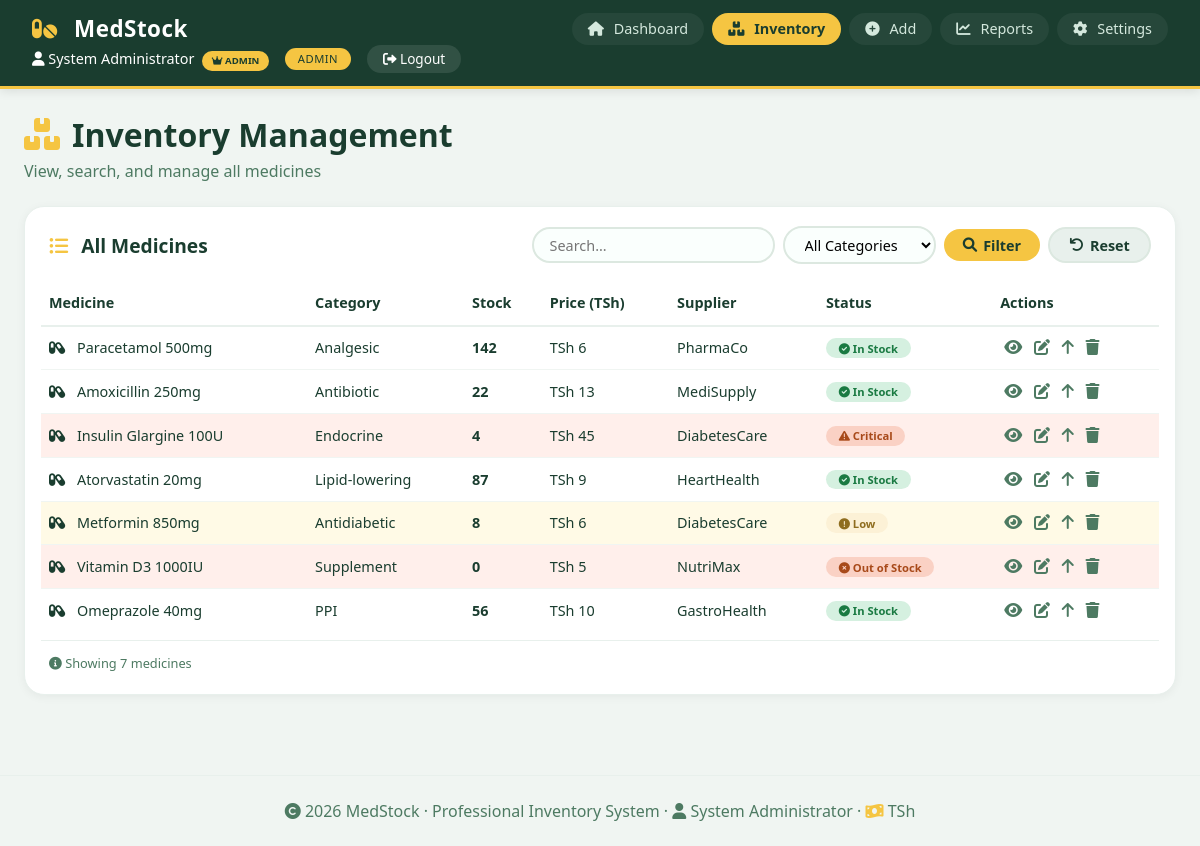
The app's page /index4.php?page=inventory (signed in) with its own data.
### tables this page shows
CREATE TABLE IF NOT EXISTS medicines (
    id INT AUTO_INCREMENT PRIMARY KEY,
    name VARCHAR(200) NOT NULL,
    category VARCHAR(100) NOT NULL,
    stock INT NOT NULL DEFAULT 0,
    unit VARCHAR(20) DEFAULT 'units',
    price DECIMAL(10,2) DEFAULT 0.00,
    expiry_date DATE NULL,
    supplier VARCHAR(200),
    reorder_level INT DEFAULT 10,
    critical_level INT DEFAULT 5,
    created_by INT,
    created_at TIMESTAMP DEFAULT CURRENT_TIMESTAMP,
    updated_at TIMESTAMP DEFAULT CURRENT_TIMESTAMP ON UPDATE CURRENT_TIMESTAMP,
    FOREIGN KEY (created_by) REFERENCES users(id) ON DELETE SET NULL,
    INDEX idx_name (name),
    INDEX idx_category (category),
    INDEX idx_stock (stock)
);

### index4.php (the view, shortened to what this page needs)
<?php
class Database {
    private static $instance = null;
    private $conn;
    private function __construct() {
        try {
            $this->conn = new PDO(
                "mysql:host=" . DB_HOST . ";dbname=" . DB_NAME . ";charset=utf8mb4",
                DB_USER,
                DB_PASS,
                [
                    PDO::ATTR_ERRMODE => PDO::ERRMODE_EXCEPTION,
                    PDO::ATTR_DEFAULT_FETCH_MODE => PDO::FETCH_ASSOC,
                    PDO::ATTR_EMULATE_PREPARES => false
                ]
            );
        } catch (PDOException $e) {
            die("Database connection failed: " . $e->getMessage() .
                "<br><br>Please ensure MySQL is running and the database exists.<br>
                Run the database.sql file to create the database structure.");
        }
    }
    public static function getInstance() {
        if (self::$instance === null) {
            self::$instance = new self();
        }
        return self::$instance;
    }
    public function prepare($sql) {
        return $this->conn->prepare($sql);
    }
}
class SessionManager {
    public static function get($key, $default = null) {
        return $_SESSION[$key] ?? $default;
    }
    public static function has($key) {
        return isset($_SESSION[$key]);
    }
    public static function isLoggedIn() {
        return self::has('user_id');
    }
    public static function getUser() {
        return self::get('user');
    }
    public static function getUserRole() {
        return self::get('user_role');
    }
    public static function isAdmin() {
        return self::getUserRole() === 'admin';
    }
}
class Inventory {
    public static function getAll($search = '', $category = '') {
        try {
            $db = Database::getInstance();
            $sql = "SELECT * FROM medicines WHERE 1=1";
            $params = [];
            $sql .= " ORDER BY created_at DESC";
            $stmt = $db->prepare($sql);
            $stmt->execute($params);
            return $stmt->fetchAll();
        } catch (PDOException $e) {
            return [];
        }
    }
    public static function getStatus($stock) {
        if ($stock <= 0) return ['label' => 'Out of Stock', 'class' => 'danger', 'icon' => 'fa-times-circle'];
        if ($stock <= 5) return ['label' => 'Critical', 'class' => 'danger', 'icon' => 'fa-exclamation-triangle'];
        if ($stock <= 10) return ['label' => 'Low', 'class' => 'warning', 'icon' => 'fa-exclamation-circle'];
        return ['label' => 'In Stock', 'class' => 'success', 'icon' => 'fa-check-circle'];
    }
}
$page = $_GET['page'] ?? 'dashboard';
$medicines = [];
$user = SessionManager::getUser();
$is_admin = SessionManager::isAdmin();
if (SessionManager::isLoggedIn()) {
    $search = $_GET['search'] ?? '';
    $category_filter = $_GET['category'] ?? '';
    $medicines = Inventory::getAll($search, $category_filter);
}
?>
<!DOCTYPE html>
<html lang="en">
<head>
    <link rel="stylesheet" href="https://cdnjs.cloudflare.com/ajax/libs/font-awesome/6.0.0-beta3/css/all.min.css">
</head>
<body>
<nav class="navbar">
    <div class="logo">
        <i class="fas fa-pills"></i> MedStock
    </div>
    <?php if (SessionManager::isLoggedIn()): ?>
    <div class="nav-links">
        <a href="?page=dashboard" class="<?php echo $page == 'dashboard' ? 'active' : ''; ?>">
            <i class="fas fa-home"></i> Dashboard
        </a>
        <a href="?page=inventory" class="<?php echo $page == 'inventory' ? 'active' : ''; ?>">
            <i class="fas fa-boxes"></i> Inventory
        </a>
        <?php if ($is_admin): ?>
        <a href="?page=add" class="<?php echo $page == 'add' ? 'active' : ''; ?>">
            <i class="fas fa-plus-circle"></i> Add
        </a>
        <?php endif; ?>
        <a href="?page=reports" class="<?php echo $page == 'reports' ? 'active' : ''; ?>">
            <i class="fas fa-chart-line"></i> Reports
        </a>
        <a href="?page=settings" class="<?php echo $page == 'settings' ? 'active' : ''; ?>">
            <i class="fas fa-cog"></i> Settings
        </a>
    </div>
    <div class="user-section">
        <span class="user-name">
            <i class="fas fa-user"></i> <?php echo htmlspecialchars($user['full_name'] ?? $user['username'] ?? ''); ?>
            <?php if ($is_admin): ?>
            <span class="admin-badge"><i class="fas fa-crown"></i> Admin</span>
            <?php endif; ?>
        </span>
        <span class="user-role <?php echo $is_admin ? 'admin' : ''; ?>">
            <?php echo strtoupper(htmlspecialchars($user['role'] ?? 'staff')); ?>
        </span>
        <form method="POST" style="display:inline;">
            <button type="submit" name="logout" class="logout-btn">
                <i class="fas fa-sign-out-alt"></i> Logout
            </button>
        </form>
    </div>
    <?php endif; ?>
</nav>
<div class="container">
    <?php if ($page == 'inventory' && SessionManager::isLoggedIn()): ?>
    <div class="page-header">
        <h1><i class="fas fa-boxes"></i> Inventory Management</h1>
        <p>View, search, and manage all medicines</p>
    </div>
    <div class="table-wrapper">
        <div class="table-header">
            <h2><i class="fas fa-list-ul"></i> All Medicines</h2>
            <div class="filter-group">
                <input type="text" id="inventorySearch" placeholder="Search..." value="<?php echo htmlspecialchars($search); ?>">
                <select id="categoryFilter">
                    <option value="">All Categories</option>
                </select>
                <button onclick="applyFilters()"><i class="fas fa-search"></i> Filter</button>
                <button onclick="clearFilters()" class="btn btn-secondary" style="background:#e8f0ec; border:2px solid #dce8e0;">
                    <i class="fas fa-undo"></i> Reset
                </button>
            </div>
        </div>
        <table>
            <thead>
                <tr>
                    <th>Medicine</th>
                    <th>Category</th>
                    <th>Stock</th>
                    <th>Price (TSh)</th>
                    <th>Supplier</th>
                    <th>Status</th>
                    <th>Actions</th>
                </tr>
            </thead>
            <tbody>
                <?php if (!empty($medicines)): ?>
                <?php foreach ($medicines as $item):
                    $status = Inventory::getStatus($item['stock']);
                    $rowClass = $status['class'] == 'danger' ? 'row-critical' : ($status['class'] == 'warning' ? 'row-low' : '');
                ?>
                <tr class="<?php echo $rowClass; ?>" data-id="<?php echo $item['id']; ?>">
                    <td><i class="fas fa-capsules" style="color:#1a3d2f; margin-right:8px;"></i> <?php echo htmlspecialchars($item['name']); ?></td>
                    <td><?php echo htmlspecialchars($item['category']); ?></td>
                    <td><strong><?php echo $item['stock']; ?></strong></td>
                    <td>TSh <?php echo number_format($item['price'] ?? 0, 0); ?></td>
                    <td><?php echo htmlspecialchars($item['supplier'] ?? '-'); ?></td>
                    <td><span class="status-badge <?php echo $status['class']; ?>"><i class="fas <?php echo $status['icon']; ?>"></i> <?php echo $status['label']; ?></span></td>
                    <td class="action-icons">
                        <i class="fas fa-eye" onclick="viewMedicine(<?php echo $item['id']; ?>)" title="View"></i>
                        <?php if ($is_admin): ?>
                        <i class="fas fa-edit" onclick="editMedicine(<?php echo $item['id']; ?>)" title="Edit"></i>
                        <i class="fas fa-arrow-up" onclick="restockMedicine(<?php echo $item['id']; ?>)" title="Restock"></i>
                        <i class="fas fa-trash danger" onclick="deleteMedicine(<?php echo $item['id']; ?>)" title="Delete"></i>
                        <?php else: ?>
                        <i class="fas fa-edit disabled" title="Only Admin can edit"></i>
                        <i class="fas fa-arrow-up disabled" title="Only Admin can restock"></i>
                        <i class="fas fa-trash danger disabled" title="Only Admin can delete"></i>
                        <?php endif; ?>
                    </td>
                </tr>
                <?php endforeach; ?>
                <?php endif; ?>
            </tbody>
        </table>
        <div style="padding: 0.8rem 0.5rem 0.2rem; color:#4d7a62; font-size:0.8rem; border-top: 1px solid #e8f0ec; margin-top:0.5rem;">
            <i class="fas fa-circle-info"></i> Showing <?php echo count($medicines); ?> medicines
        </div>
    </div>
    <?php endif; ?>
</div>
<div style="text-align:center; padding:1.5rem; color:#4d7a62; border-top:1px solid #e8f0ec; margin-top:2rem;">
    <i class="fas fa-copyright"></i> 2026 MedStock · Professional Inventory System
    <?php if (SessionManager::isLoggedIn()): ?>
    · <i class="fas fa-user"></i> <?php echo htmlspecialchars($user['full_name'] ?? $user['username'] ?? ''); ?>
    <?php endif; ?>
    · <i class="fas fa-money-bill-wave" style="color:#f5c542;"></i> TSh
</div>
</body>
</html>

### index4.php (style rules this page uses)
* { margin: 0; padding: 0; box-sizing: border-box; font-family: 'Segoe UI', Roboto, system-ui, sans-serif; }
body { background: #f0f5f2; min-height: 100vh; display: flex; flex-direction: column; }
.navbar { background: #1a3d2f; color: white; padding: 0.8rem 2rem; display: flex; flex-wrap: wrap; align-items: center; justify-content: space-between; box-shadow: 0 2px 10px rgba(0,0,0,0.1); border-bottom: 3px solid #f5c542; position: sticky; top: 0; z-index: 1000; }
.logo { font-size: 1.4rem; font-weight: 700; letter-spacing: 0.5px; }
.logo i { color: #f5c542; margin-right: 10px; }
.nav-links { display: flex; gap: 0.5rem; flex-wrap: wrap; align-items: center; }
.nav-links a { color: #d4e8dd; text-decoration: none; font-weight: 500; padding: 0.4rem 1rem; border-radius: 25px; transition: 0.2s; font-size: 0.9rem; background: rgba(255,255,255,0.05); }
.nav-links a i { margin-right: 6px; }
.nav-links a.active { background: #f5c542; color: #1a3d2f; font-weight: 600; }
.user-section { display: flex; align-items: center; gap: 1rem; color: #d4e8dd; font-size: 0.9rem; flex-wrap: wrap; }
.user-section .user-name { font-weight: 500; color: white; }
.user-section .user-role { background: rgba(245,197,66,0.2); padding: 0.2rem 0.8rem; border-radius: 20px; font-size: 0.7rem; text-transform: uppercase; letter-spacing: 0.5px; }
.user-section .user-role.admin { background: #f5c542; color: #1a3d2f; }
.logout-btn { background: rgba(255,255,255,0.1); color: white; border: none; padding: 0.3rem 1rem; border-radius: 20px; cursor: pointer; transition: 0.2s; font-size: 0.85rem; }
.admin-badge { background: #f5c542; color: #1a3d2f; padding: 0.2rem 0.6rem; border-radius: 12px; font-size: 0.6rem; font-weight: 700; text-transform: uppercase; margin-left: 4px; }
.container { max-width: 1400px; margin: 1.5rem auto; padding: 0 1.5rem; flex: 1; width: 100%; }
.page-header { margin-bottom: 1.5rem; }
.page-header h1 { font-size: 2rem; font-weight: 600; color: #1a3d2f; display: flex; align-items: center; gap: 12px; }
.page-header h1 i { color: #f5c542; }
.page-header p { color: #4d7a62; margin-top: 4px; }
.table-wrapper { background: white; border-radius: 20px; padding: 1.2rem 1rem; box-shadow: 0 2px 10px rgba(0,0,0,0.05); border: 1px solid #e8f0ec; overflow-x: auto; margin-bottom: 1.5rem; }
.table-header { display: flex; justify-content: space-between; align-items: center; padding: 0 0.5rem 1rem 0.5rem; flex-wrap: wrap; gap: 1rem; }
.table-header h2 { font-size: 1.2rem; color: #1a3d2f; }
.table-header h2 i { color: #f5c542; margin-right: 8px; }
.filter-group { display: flex; gap: 8px; align-items: center; flex-wrap: wrap; }
.filter-group input, .filter-group select { padding: 0.4rem 1rem; border: 2px solid #dce8e0; border-radius: 25px; background: #fafffd; font-size: 0.9rem; outline: none; transition: 0.2s; }
.filter-group button { background: #f5c542; border: none; color: #1a3d2f; padding: 0.4rem 1.2rem; border-radius: 25px; font-weight: 600; cursor: pointer; transition: 0.2s; font-size: 0.9rem; display: flex; align-items: center; gap: 6px; }
table { width: 100%; border-collapse: collapse; font-size: 0.9rem; }
th { text-align: left; padding: 0.8rem 0.5rem; color: #1a3d2f; font-weight: 600; border-bottom: 2px solid #e8f0ec; }
td { padding: 0.7rem 0.5rem; border-bottom: 1px solid #f0f5f2; color: #1a3d2f; }
tr:last-child td { border-bottom: none; }
.status-badge { display: inline-block; padding: 0.15rem 0.8rem; border-radius: 20px; font-size: 0.7rem; font-weight: 600; }
.status-badge.success { background: #d5f0e0; color: #1a7a42; }
.status-badge.warning { background: #fcf1d6; color: #8f6d1f; }
.status-badge.danger { background: #fad1c4; color: #a84a1a; }
.action-icons i { margin: 0 4px; color: #4d7a62; cursor: pointer; transition: 0.15s; font-size: 1rem; }
.row-low { background-color: #fffae6; }
.row-critical { background-color: #ffefeb; }
.btn { padding: 0.6rem 1.8rem; border-radius: 25px; border: none; font-weight: 600; cursor: pointer; transition: 0.2s; font-size: 0.9rem; display: inline-flex; align-items: center; gap: 8px; }
.btn-secondary { background: #f5c542; color: #1a3d2f; }

### records on screen
medicines: name "Paracetamol 500mg", category "Analgesic", stock "142", price "6", supplier "PharmaCo", stock "In Stock"
medicines: name "Amoxicillin 250mg", category "Antibiotic", stock "22", price "13", supplier "MediSupply", stock "In Stock"
medicines: name "Insulin Glargine 100U", category "Endocrine", stock "4", price "45", supplier "DiabetesCare", stock "Critical"
medicines: name "Atorvastatin 20mg", category "Lipid-lowering", stock "87", price "9", supplier "HeartHealth", stock "In Stock"
medicines: name "Metformin 850mg", category "Antidiabetic", stock "8", price "6", supplier "DiabetesCare", stock "Low"
medicines: name "Vitamin D3 1000IU", category "Supplement", stock "0", price "5", supplier "NutriMax", stock "Out of Stock"
medicines: name "Omeprazole 40mg", category "PPI", stock "56", price "10", supplier "GastroHealth", stock "In Stock"

### other values on screen
$user['full_name'] "System Administrator"
$user['role'] "ADMIN"
count($medicines) "7"
